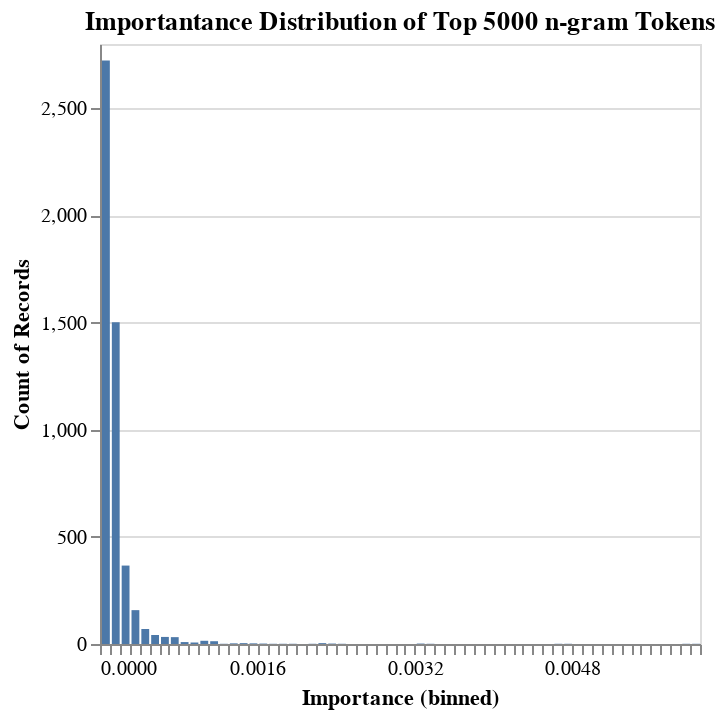

Notebook code for this chart:
### Code cell
histogram = alt.Chart(df_feature_importance.head(5000)).mark_bar().encode(
    alt.X("Importance:Q", bin=alt.Bin(maxbins=100)),  # Adjust maxbins as needed
    y='count()',
).properties(
    title='Importantance Distribution of Top 5000 n-gram Tokens'
)

histogram

### Figure 1 — Vega-Lite specification as saved in the notebook (floating-point values rounded to 4 significant figures; data arrays with more than 128 entries replaced by an {"elided": "..."} marker saying what was removed)
{"config": {"view": {"continuousWidth": 300, "continuousHeight": 300}}, "data": {"name": "data-8b848fc540b3cb3c10281dfb629b94ad"}, "mark": {"type": "bar"}, "encoding": {"x": {"bin": {"maxbins": 100}, "field": "Importance", "type": "quantitative"}, "y": {"aggregate": "count", "type": "quantitative"}}, "title": "Importantance Distribution of Top 5000 n-gram Tokens", "$schema": "https://vega.github.io/schema/vega-lite/v5.8.0.json", "datasets": {"data-8b848fc540b3cb3c10281dfb629b94ad": {"elided": "5000 records"}}}
